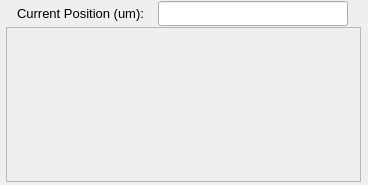
<?xml version="1.0" encoding="UTF-8"?>
<ui version="4.0">
 <class>WidgetFrontPanel_AxisMotionControl</class>
 <widget class="QWidget" name="WidgetFrontPanel_AxisMotionControl">
  <property name="geometry">
   <rect>
    <x>0</x>
    <y>0</y>
    <width>368</width>
    <height>185</height>
   </rect>
  </property>
  <property name="sizePolicy">
   <sizepolicy hsizetype="Fixed" vsizetype="Fixed">
    <horstretch>0</horstretch>
    <verstretch>0</verstretch>
   </sizepolicy>
  </property>
  <property name="minimumSize">
   <size>
    <width>368</width>
    <height>185</height>
   </size>
  </property>
  <property name="maximumSize">
   <size>
    <width>368</width>
    <height>185</height>
   </size>
  </property>
  <property name="windowTitle">
   <string>Form</string>
  </property>
  <layout class="QGridLayout" name="gridLayout">
   <property name="leftMargin">
    <number>1</number>
   </property>
   <property name="topMargin">
    <number>1</number>
   </property>
   <property name="rightMargin">
    <number>1</number>
   </property>
   <property name="bottomMargin">
    <number>1</number>
   </property>
   <property name="spacing">
    <number>1</number>
   </property>
   <item row="0" column="0">
    <layout class="QGridLayout" name="gridLayout_2">
     <property name="spacing">
      <number>0</number>
     </property>
     <item row="0" column="0">
      <widget class="QLabel" name="label">
       <property name="sizePolicy">
        <sizepolicy hsizetype="Fixed" vsizetype="Fixed">
         <horstretch>0</horstretch>
         <verstretch>0</verstretch>
        </sizepolicy>
       </property>
       <property name="minimumSize">
        <size>
         <width>130</width>
         <height>25</height>
        </size>
       </property>
       <property name="maximumSize">
        <size>
         <width>130</width>
         <height>25</height>
        </size>
       </property>
       <property name="font">
        <font>
         <pointsize>10</pointsize>
        </font>
       </property>
       <property name="text">
        <string>Current Position (um):</string>
       </property>
      </widget>
     </item>
     <item row="0" column="1">
      <widget class="QLineEdit" name="lineEdit_MachinePosition">
       <property name="minimumSize">
        <size>
         <width>190</width>
         <height>25</height>
        </size>
       </property>
       <property name="maximumSize">
        <size>
         <width>190</width>
         <height>25</height>
        </size>
       </property>
       <property name="font">
        <font>
         <pointsize>10</pointsize>
        </font>
       </property>
       <property name="alignment">
        <set>Qt::AlignCenter</set>
       </property>
       <property name="readOnly">
        <bool>true</bool>
       </property>
      </widget>
     </item>
    </layout>
   </item>
   <item row="1" column="0">
    <widget class="QFrame" name="frame">
     <property name="sizePolicy">
      <sizepolicy hsizetype="Fixed" vsizetype="Fixed">
       <horstretch>0</horstretch>
       <verstretch>0</verstretch>
      </sizepolicy>
     </property>
     <property name="minimumSize">
      <size>
       <width>355</width>
       <height>155</height>
      </size>
     </property>
     <property name="maximumSize">
      <size>
       <width>355</width>
       <height>155</height>
      </size>
     </property>
     <property name="frameShape">
      <enum>QFrame::StyledPanel</enum>
     </property>
     <property name="frameShadow">
      <enum>QFrame::Raised</enum>
     </property>
     <layout class="QGridLayout" name="gridLayout_4">
      <property name="leftMargin">
       <number>0</number>
      </property>
      <property name="topMargin">
       <number>0</number>
      </property>
      <property name="rightMargin">
       <number>0</number>
      </property>
      <property name="bottomMargin">
       <number>0</number>
      </property>
      <property name="spacing">
       <number>0</number>
      </property>
     </layout>
    </widget>
   </item>
  </layout>
 </widget>
 <resources/>
 <connections/>
</ui>
